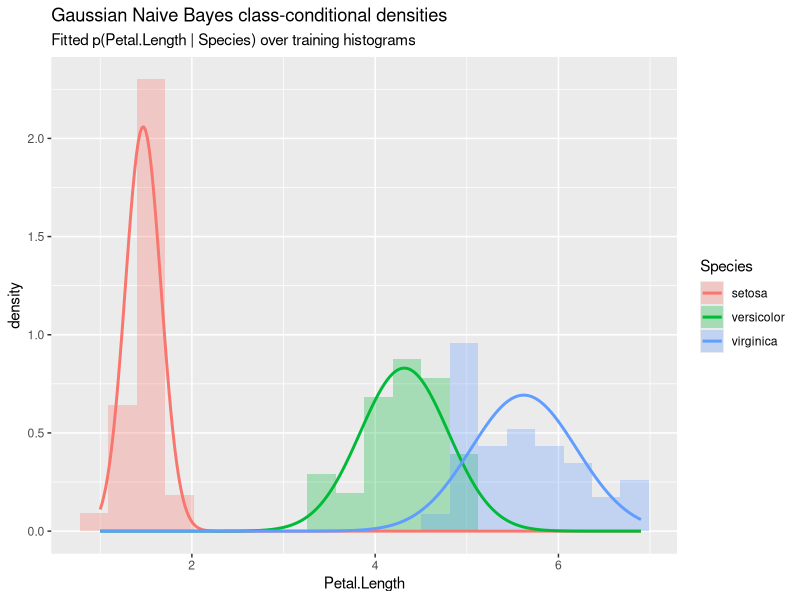

Write the R code that produced this figure.
## ---- chunk 1
library(e1071)
library(ggplot2)
library(MASS)
set.seed(1)
## ---- chunk 2
n <- nrow(iris)
train_idx <- sample(n, size = floor(0.7 * n))
train <- iris[train_idx, ]
test <- iris[-train_idx, ]

nb_fit <- naiveBayes(Species ~ ., data = train)
pred <- predict(nb_fit, test)

confusion <- table(Predicted = pred, Actual = test$Species)
confusion
## ---- chunk 3
accuracy <- sum(diag(confusion)) / sum(confusion)
round(accuracy, 3)
## ---- chunk 4
nb_fit$tables$Petal.Length
## ---- chunk 5
params <- nb_fit$tables$Petal.Length
grid <- seq(min(iris$Petal.Length), max(iris$Petal.Length), length.out = 300)

dens <- do.call(rbind, lapply(rownames(params), function(cls) {
  data.frame(
    Petal.Length = grid,
    density = dnorm(grid, mean = params[cls, 1], sd = params[cls, 2]),
    Species = cls
  )
}))

ggplot() +
  geom_histogram(
    data = train,
    aes(x = Petal.Length, y = after_stat(density), fill = Species),
    alpha = 0.3, position = "identity", bins = 20
  ) +
  geom_line(
    data = dens,
    aes(x = Petal.Length, y = density, color = Species),
    linewidth = 1
  ) +
  labs(
    title = "Gaussian Naive Bayes class-conditional densities",
    subtitle = "Fitted p(Petal.Length | Species) over training histograms",
    y = "density"
  )
## ---- chunk 6
m <- 400
Sigma <- matrix(c(1, 0.9, 0.9, 1), nrow = 2)
g1 <- mvrnorm(m, mu = c(0, 0), Sigma = Sigma)
g2 <- mvrnorm(m, mu = c(2, 2), Sigma = Sigma)

sim <- data.frame(
  x1 = c(g1[, 1], g2[, 1]),
  x2 = c(g1[, 2], g2[, 2]),
  y = factor(rep(c("A", "B"), each = m))
)

s_train <- sample(nrow(sim), floor(0.7 * nrow(sim)))
nb_corr <- naiveBayes(y ~ x1 + x2, data = sim[s_train, ])
pred_corr <- predict(nb_corr, sim[-s_train, ])
mean(pred_corr == sim$y[-s_train])
